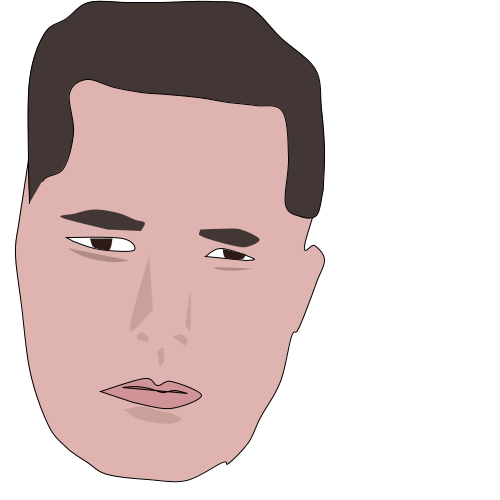
Frame 1 (no input)
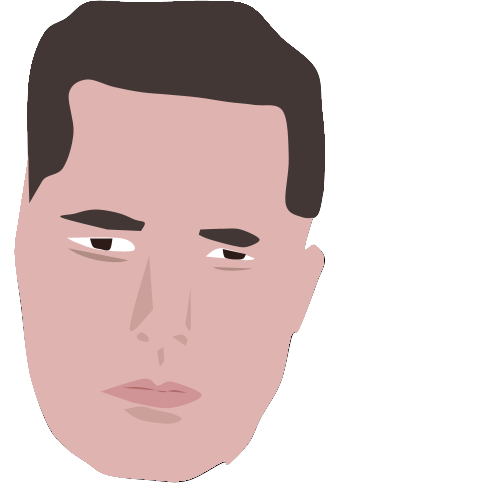
Frame 60 (the mouse pressed at the canvas centre just before this capture)
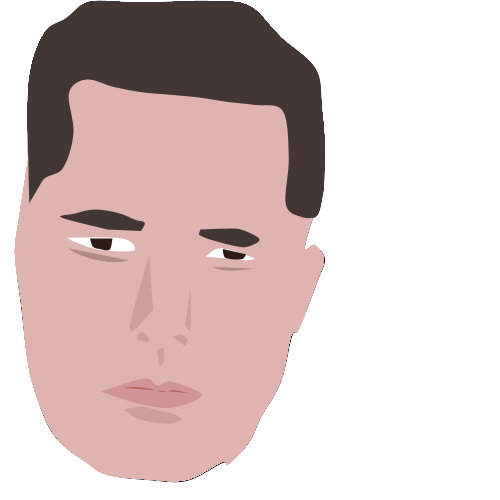
Frame 120 (the mouse held since frame 60 and released just before this capture)

The Processing sketch that drew these frames (run headless with seeded random() and noise(); from frame 60 on, the mouse is pressed at the canvas centre):

// Processing sketch: ddavieauAssignment2
// ── ddavieauAssignment2.pde
//changing a size or position variable updates the entire portrait

void setup() {
 size (500,500); 
 background(255);
  
}

void draw() { 
//shapeMode(CENTER);
int canvasWidth = width+(width/2);
int canvasHeight = height+(height/2);

//int canvasWidth = width;
//int canvasHeight = height;

//head
fill(223, 179, 176);
beginShape();
curveVertex(0.044*canvasWidth,0.282*canvasHeight);
curveVertex(0.059*canvasWidth,0.074*canvasHeight);
curveVertex(0.105*canvasWidth,0.022*canvasHeight);
curveVertex(0.206*canvasWidth,0.006*canvasHeight);
curveVertex(0.315*canvasWidth,0.011*canvasHeight);
curveVertex(0.401*canvasWidth,0.084*canvasHeight);
curveVertex(0.421*canvasWidth,0.154*canvasHeight);
curveVertex(0.427*canvasWidth,0.243*canvasHeight);
curveVertex(0.406*canvasWidth,0.329*canvasHeight);
curveVertex(0.419*canvasWidth,0.327*canvasHeight);
curveVertex(0.432*canvasWidth,0.346*canvasHeight);
curveVertex(0.422*canvasWidth,0.376*canvasHeight);
curveVertex(0.409*canvasWidth,0.412*canvasHeight);
curveVertex(0.397*canvasWidth,0.441*canvasHeight);
curveVertex(0.388*canvasWidth,0.448*canvasHeight);
curveVertex(0.374*canvasWidth,0.508*canvasHeight);
curveVertex(0.347*canvasWidth,0.557*canvasHeight);
curveVertex(0.331*canvasWidth,0.59*canvasHeight);
curveVertex(0.305*canvasWidth,0.618*canvasHeight);
curveVertex(0.296*canvasWidth,0.616*canvasHeight);
curveVertex(0.248*canvasWidth,0.64*canvasHeight);
curveVertex(0.197*canvasWidth,0.639*canvasHeight);
curveVertex(0.143*canvasWidth,0.633*canvasHeight);
curveVertex(0.116*canvasWidth,0.617*canvasHeight);
curveVertex(0.088*canvasWidth,0.596*canvasHeight);
curveVertex(0.065*canvasWidth,0.567*canvasHeight);
curveVertex(0.04*canvasWidth,0.498*canvasHeight);
curveVertex(0.029*canvasWidth,0.407*canvasHeight);
curveVertex(0.02*canvasWidth,0.341*canvasHeight);
curveVertex(0.024*canvasWidth,0.3*canvasHeight);
curveVertex(0.028*canvasWidth,0.287*canvasHeight);
endShape(CLOSE);

//left eye
fill(255,255,255);
beginShape();
curveVertex(0.089*canvasWidth,0.317*canvasHeight);
curveVertex(0.089*canvasWidth,0.317*canvasHeight);
curveVertex(0.163*canvasWidth,0.318*canvasHeight);
curveVertex(0.178*canvasWidth,0.334*canvasHeight);
curveVertex(0.132*canvasWidth,0.333*canvasHeight);
curveVertex(0.098*canvasWidth,0.322*canvasHeight);
curveVertex(0.098*canvasWidth,0.322*canvasHeight);
endShape(CLOSE);

//right eye
fill(255,255,255);
beginShape();
curveVertex(0.274*canvasWidth,0.342*canvasHeight);
curveVertex(0.274*canvasWidth,0.342*canvasHeight);
curveVertex(0.295*canvasWidth,0.331*canvasHeight);
curveVertex(0.338*canvasWidth,0.344*canvasHeight);
curveVertex(0.328*canvasWidth,0.347*canvasHeight);
curveVertex(0.328*canvasWidth,0.347*canvasHeight);

endShape(CLOSE);

////mouth
fill(208, 148, 150);
beginShape();
curveVertex(0.134*canvasWidth,0.522*canvasHeight);
curveVertex(0.134*canvasWidth,0.522*canvasHeight);
curveVertex(0.192*canvasWidth,0.505*canvasHeight);
curveVertex(0.21*canvasWidth,0.514*canvasHeight);
curveVertex(0.229*canvasWidth,0.509*canvasHeight);
curveVertex(0.269*canvasWidth,0.527*canvasHeight);
curveVertex(0.227*canvasWidth,0.544*canvasHeight);
curveVertex(0.178*canvasWidth,0.537*canvasHeight);
curveVertex(0.178*canvasWidth,0.537*canvasHeight);
endShape(CLOSE);

//innerMouth
fill(176, 104, 105);
beginShape();
curveVertex(0.163*canvasWidth,0.517*canvasHeight);
curveVertex(0.163*canvasWidth,0.517*canvasHeight);
curveVertex(0.181*canvasWidth,0.516*canvasHeight);
curveVertex(0.199*canvasWidth,0.518*canvasHeight);
curveVertex(0.217*canvasWidth,0.523*canvasHeight);
curveVertex(0.232*canvasWidth,0.52*canvasHeight);
curveVertex(0.25*canvasWidth,0.524*canvasHeight);
curveVertex(0.25*canvasWidth,0.524*canvasHeight);

endShape(CLOSE);

////hair
fill(66, 55, 53);
beginShape();
curveVertex(0.05*canvasWidth,0.286*canvasHeight);
curveVertex(0.056*canvasWidth,0.242*canvasHeight);
curveVertex(0.084*canvasWidth,0.224*canvasHeight);
curveVertex(0.098*canvasWidth,0.177*canvasHeight);
curveVertex(0.092*canvasWidth,0.124*canvasHeight);
curveVertex(0.115*canvasWidth,0.106*canvasHeight);
curveVertex(0.152*canvasWidth,0.116*canvasHeight);
curveVertex(0.189*canvasWidth,0.123*canvasHeight);
curveVertex(0.223*canvasWidth,0.126*canvasHeight);
curveVertex(0.265*canvasWidth,0.13*canvasHeight);
curveVertex(0.304*canvasWidth,0.136*canvasHeight);
curveVertex(0.34*canvasWidth,0.14*canvasHeight);
curveVertex(0.377*canvasWidth,0.148*canvasHeight);
curveVertex(0.385*canvasWidth,0.21*canvasHeight);
curveVertex(0.381*canvasWidth,0.272*canvasHeight);
curveVertex(0.401*canvasWidth,0.289*canvasHeight);
curveVertex(0.422*canvasWidth,0.287*canvasHeight);
curveVertex(0.43*canvasWidth,0.258*canvasHeight);
curveVertex(0.431*canvasWidth,0.245*canvasHeight);
curveVertex(0.433*canvasWidth,0.2*canvasHeight);
curveVertex(0.429*canvasWidth,0.146*canvasHeight);
curveVertex(0.42*canvasWidth,0.092*canvasHeight);
curveVertex(0.374*canvasWidth,0.05*canvasHeight);
curveVertex(0.332*canvasWidth,0.008*canvasHeight);
curveVertex(0.28*canvasWidth,0.002*canvasHeight);
curveVertex(0.213*canvasWidth,0.003*canvasHeight);
curveVertex(0.17*canvasWidth,0.003*canvasHeight);
curveVertex(0.118*canvasWidth,0.003*canvasHeight);
curveVertex(0.089*canvasWidth,0.025*canvasHeight);
curveVertex(0.059*canvasWidth,0.045*canvasHeight);
curveVertex(0.039*canvasWidth,0.107*canvasHeight);
curveVertex(0.038*canvasWidth,0.221*canvasHeight);
curveVertex(0.039*canvasWidth,0.271*canvasHeight);
curveVertex(0.037*canvasWidth,0.283*canvasHeight);

endShape();

////nose
noStroke();
fill(203, 160, 154);
beginShape();
curveVertex(0.199*canvasWidth,0.34*canvasHeight);
curveVertex(0.199*canvasWidth,0.34*canvasHeight);
curveVertex(0.173*canvasWidth,0.439*canvasHeight);
curveVertex(0.204*canvasWidth,0.413*canvasHeight);
curveVertex(0.204*canvasWidth,0.413*canvasHeight);
endShape(CLOSE);
beginShape();
curveVertex(0.254*canvasWidth,0.384*canvasHeight);
curveVertex(0.254*canvasWidth,0.384*canvasHeight);
curveVertex(0.254*canvasWidth,0.438*canvasHeight);
curveVertex(0.247*canvasWidth,0.433*canvasHeight);
curveVertex(0.247*canvasWidth,0.433*canvasHeight);
endShape(CLOSE);

////leftEyeball
fill(45, 27, 23);
beginShape();
curveVertex(0.12*canvasWidth,0.318*canvasHeight);
curveVertex(0.12*canvasWidth,0.318*canvasHeight);
curveVertex(0.124*canvasWidth,0.329*canvasHeight);
curveVertex(0.133*canvasWidth,0.332*canvasHeight);
curveVertex(0.146*canvasWidth,0.333*canvasHeight);
curveVertex(0.15*canvasWidth,0.318*canvasHeight);
curveVertex(0.15*canvasWidth,0.318*canvasHeight);

endShape(CLOSE);

////rightEyeball
beginShape();
beginShape();
curveVertex(0.328*canvasWidth,0.339*canvasHeight);
curveVertex(0.328*canvasWidth,0.339*canvasHeight);
curveVertex(0.324*canvasWidth,0.345*canvasHeight);
curveVertex(0.314*canvasWidth,0.346*canvasHeight);
curveVertex(0.301*canvasWidth,0.344*canvasHeight);
curveVertex(0.298*canvasWidth,0.339*canvasHeight);
curveVertex(0.297*canvasWidth,0.332*canvasHeight);
curveVertex(0.297*canvasWidth,0.332*canvasHeight);

endShape();
endShape(CLOSE);

//leftEyebrow
fill(66, 55, 53);
beginShape();
curveVertex(0.188*canvasWidth,0.308*canvasHeight);
curveVertex(0.188*canvasWidth,0.308*canvasHeight);
curveVertex(0.193*canvasWidth,0.297*canvasHeight);
curveVertex(0.18*canvasWidth,0.293*canvasHeight);
curveVertex(0.161*canvasWidth,0.285*canvasHeight);
curveVertex(0.137*canvasWidth,0.28*canvasHeight);
curveVertex(0.119*canvasWidth,0.28*canvasHeight);
curveVertex(0.099*canvasWidth,0.285*canvasHeight);
curveVertex(0.082*canvasWidth,0.29*canvasHeight);
curveVertex(0.143*canvasWidth,0.306*canvasHeight);
curveVertex(0.143*canvasWidth,0.306*canvasHeight);
endShape(CLOSE);

//rightEyeBrow
beginShape();
curveVertex(0.267*canvasWidth,0.306*canvasHeight);
curveVertex(0.267*canvasWidth,0.306*canvasHeight);
curveVertex(0.297*canvasWidth,0.305*canvasHeight);
curveVertex(0.321*canvasWidth,0.306*canvasHeight);
curveVertex(0.346*canvasWidth,0.319*canvasHeight);
curveVertex(0.33*canvasWidth,0.329*canvasHeight);
curveVertex(0.313*canvasWidth,0.328*canvasHeight);
curveVertex(0.279*canvasWidth,0.319*canvasHeight);
curveVertex(0.265*canvasWidth,0.313*canvasHeight);
curveVertex(0.265*canvasWidth,0.313*canvasHeight);
endShape(CLOSE);

//leftEyebag
fill(177, 140, 131);
//curve(0.282*canvasWidth,0.351*canvasHeight,0.306*canvasWidth,0.364*canvasHeight,0.327*canvasWidth,0.365*canvasHeight,0.342*canvasWidth,0.363*canvasHeight);
curve(.272*canvasWidth,.314*canvasHeight,.284*canvasWidth,.356*canvasHeight,.337*canvasWidth,.358*canvasHeight,.366*canvasWidth,.338*canvasHeight);


//rightEyeBag
curve(.201*canvasWidth,.288*canvasHeight,.171*canvasWidth,.347*canvasHeight,.091*canvasWidth,.331*canvasHeight,.069*canvasWidth,.261*canvasHeight);
//beginShape();
//curveVertex(201.0,288.0);
//curveVertex(171.0,347.0);
//curveVertex(91.0,331.0);
//curveVertex(69.0,261.0);
//endShape();

//chinShadow
beginShape();
fill(203, 160, 154);
curveVertex(0.165*canvasWidth,0.546*canvasHeight);
curveVertex(0.165*canvasWidth,0.546*canvasHeight);
curveVertex(0.189*canvasWidth,0.542*canvasHeight);
curveVertex(0.209*canvasWidth,0.547*canvasHeight);
curveVertex(0.231*canvasWidth,0.552*canvasHeight);
curveVertex(0.242*canvasWidth,0.559*canvasHeight);
curveVertex(0.225*canvasWidth,0.565*canvasHeight);
curveVertex(0.192*canvasWidth,0.561*canvasHeight);
curveVertex(0.177*canvasWidth,0.555*canvasHeight);
curveVertex(0.177*canvasWidth,0.555*canvasHeight);
endShape();

//upperLip
beginShape();
curveVertex(0.218*canvasWidth,0.463*canvasHeight);
curveVertex(0.218*canvasWidth,0.463*canvasHeight);
curveVertex(0.21*canvasWidth,0.468*canvasHeight);
curveVertex(0.211*canvasWidth,0.476*canvasHeight);
curveVertex(0.212*canvasWidth,0.484*canvasHeight);
curveVertex(0.214*canvasWidth,0.488*canvasHeight);
curveVertex(0.219*canvasWidth,0.481*canvasHeight);
curveVertex(0.219*canvasWidth,0.481*canvasHeight);
endShape();

//leftNostril
beginShape();
curveVertex(0.182*canvasWidth,0.448*canvasHeight);
curveVertex(0.182*canvasWidth,0.448*canvasHeight);
curveVertex(0.189*canvasWidth,0.443*canvasHeight);
curveVertex(0.198*canvasWidth,0.45*canvasHeight);
curveVertex(0.196*canvasWidth,0.456*canvasHeight);
curveVertex(0.184*canvasWidth,0.453*canvasHeight);
curveVertex(0.184*canvasWidth,0.453*canvasHeight);
endShape(CLOSE);

//rightNostril
beginShape();
curveVertex(0.23*canvasWidth,0.449*canvasHeight);
curveVertex(0.23*canvasWidth,0.449*canvasHeight);
curveVertex(0.236*canvasWidth,0.447*canvasHeight);
curveVertex(0.243*canvasWidth,0.446*canvasHeight);
curveVertex(0.25*canvasWidth,0.453*canvasHeight);
curveVertex(0.247*canvasWidth,0.461*canvasHeight);
curveVertex(0.247*canvasWidth,0.461*canvasHeight);
endShape();

}
